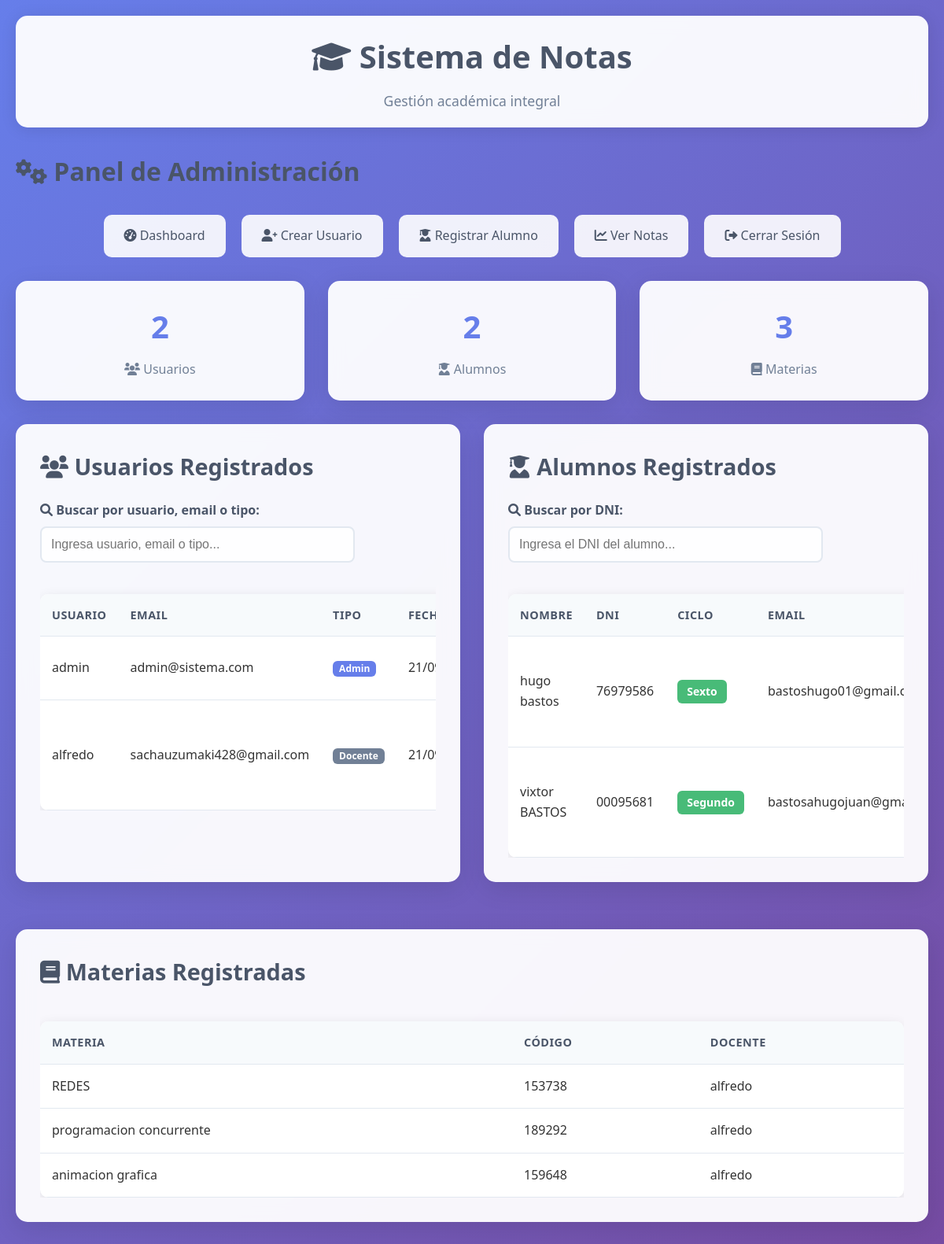
Before: /admin/dashboard (signed in) with the older database file.
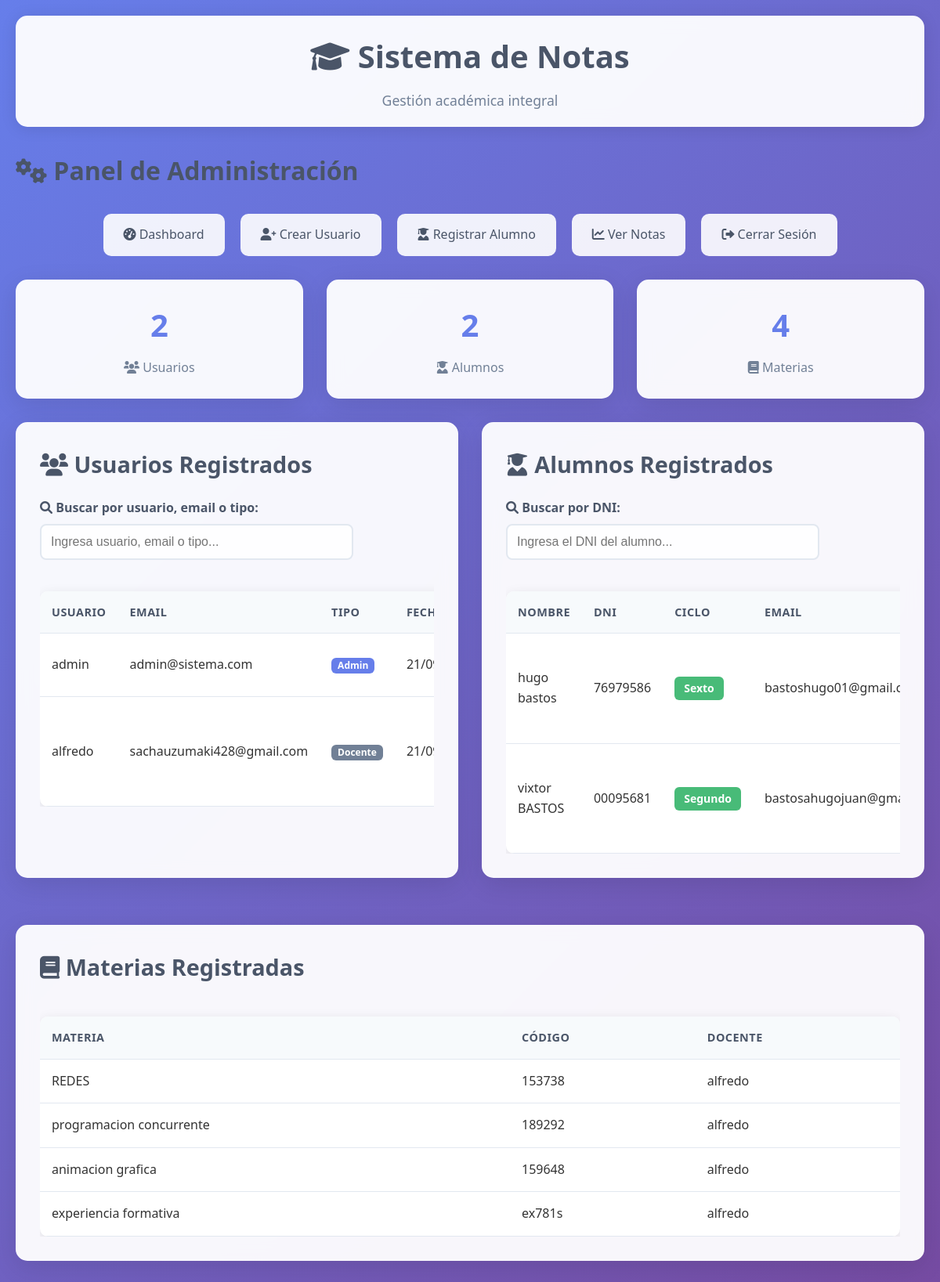
After: the same page with the newer database file.
### app.py (models this page shows)
class Usuario(db.Model):
    id = db.Column(db.Integer, primary_key=True)
    username = db.Column(db.String(80), unique=True, nullable=False)
    email = db.Column(db.String(120), unique=True, nullable=False)
    password_hash = db.Column(db.String(120), nullable=False)
    tipo = db.Column(db.String(20), nullable=False)  # 'admin' o 'docente'
    fecha_creacion = db.Column(db.DateTime, default=datetime.utcnow)

class Alumno(db.Model):
    id = db.Column(db.Integer, primary_key=True)
    dni = db.Column(db.String(20), unique=True, nullable=False)
    nombre = db.Column(db.String(100), nullable=False)
    apellido = db.Column(db.String(100), nullable=False)
    email = db.Column(db.String(120))
    telefono = db.Column(db.String(20))
    fecha_nacimiento = db.Column(db.Date)
    ciclo = db.Column(db.String(20), nullable=False)  # primero, segundo, tercero, cuarto, quinto, sexto
    fecha_registro = db.Column(db.DateTime, default=datetime.utcnow)

class Materia(db.Model):
    id = db.Column(db.Integer, primary_key=True)
    nombre = db.Column(db.String(100), nullable=False)
    codigo = db.Column(db.String(20), unique=True, nullable=False)
    docente_id = db.Column(db.Integer, db.ForeignKey('usuario.id'), nullable=False)
    docente = db.relationship('Usuario', backref=db.backref('materias', lazy=True))

### app.py (the view)
@app.route('/admin/dashboard')
def admin_dashboard():
    if not session.get('user_id') or session.get('tipo') != 'admin':
        return redirect(url_for('login'))
    usuarios = Usuario.query.all()
    alumnos = Alumno.query.all()
    materias = Materia.query.all()
    return render_template('admin/dashboard.html', usuarios=usuarios, alumnos=alumnos, materias=materias)

### app.py (called while the page is built)
@app.context_processor
def inject_flash_cleanup():
    return dict()

### templates/admin/dashboard.html (shortened to what the changed rows need)
{% extends "base.html" %}
{% block content %}
<div class="dashboard-header">
    <h1 class="dashboard-title"><i class="fas fa-cogs"></i> Panel de Administración</h1>
</div>
<div class="grid grid-3">
    <div class="stats-card">
        <h3>{{ materias|length }}</h3>
        <p><i class="fas fa-book"></i> Materias</p>
    </div>
</div>
<div class="grid grid-2">
    <div class="card">
        <h2><i class="fas fa-users"></i> Usuarios Registrados</h2>
        {% if usuarios %}
        <div class="table-responsive">
            <table class="table">
                <thead>
                    <tr>
                        <th>Usuario</th>
                        <th>Email</th>
                        <th>Tipo</th>
                        <th>Fecha</th>
                    </tr>
                </thead>
                <tbody>
                    {% for usuario in usuarios %}
                    <tr class="usuario-row" data-username="{{ usuario.username }}" data-email="{{ usuario.email }}" data-tipo="{{ usuario.tipo }}">
                        <td>{{ usuario.username }}</td>
                        <td>{{ usuario.email }}</td>
                        <td>
                            <span class="badge badge-{{ 'primary' if usuario.tipo == 'admin' else 'secondary' }}">
                                {{ usuario.tipo.title() }}
                            </span>
                        </td>
                        <td>{{ usuario.fecha_creacion.strftime('%d/%m/%Y') }}</td>
                    </tr>
                    {% endfor %}
                </tbody>
            </table>
        </div>
        {% else %}
        <div class="alert alert-info">
            <i class="fas fa-info-circle"></i>
            No hay usuarios registrados.
        </div>
        {% endif %}
    </div>
    <div class="card">
        <h2><i class="fas fa-user-graduate"></i> Alumnos Registrados</h2>
        {% if alumnos %}
        <div class="table-responsive">
            <table class="table">
                <thead>
                    <tr>
                        <th>Nombre</th>
                        <th>DNI</th>
                        <th>Ciclo</th>
                        <th>Email</th>
                    </tr>
                </thead>
                <tbody>
                    {% for alumno in alumnos %}
                    <tr class="alumno-row" data-dni="{{ alumno.dni }}" data-nombre="{{ alumno.nombre }} {{ alumno.apellido }}">
                        <td>{{ alumno.nombre }} {{ alumno.apellido }}</td>
                        <td>{{ alumno.dni }}</td>
                        <td>
                            <span class="badge badge-success" style="font-size: 14px; padding: 8px 12px;">
                                {{ alumno.ciclo.title() if alumno.ciclo else 'Sin ciclo' }}
                            </span>
                        </td>
                        <td>{{ alumno.email or '-' }}</td>
                    </tr>
                    {% endfor %}
                </tbody>
            </table>
        </div>
        {% else %}
        <div class="alert alert-info">
            <i class="fas fa-info-circle"></i>
            No hay alumnos registrados.
        </div>
        {% endif %}
    </div>
</div>
<div class="card">
    <h2><i class="fas fa-book"></i> Materias Registradas</h2>
    {% if materias %}
    <div class="table-responsive">
        <table class="table">
            <thead>
                <tr>
                    <th>Materia</th>
                    <th>Código</th>
                    <th>Docente</th>
                </tr>
            </thead>
            <tbody>
                {% for materia in materias %}
                <tr>
                    <td>{{ materia.nombre }}</td>
                    <td>{{ materia.codigo }}</td>
                    <td>{{ materia.docente.username }}</td>
                </tr>
                {% endfor %}
            </tbody>
        </table>
    </div>
    {% else %}
    <div class="alert alert-info">
        <i class="fas fa-info-circle"></i>
        No hay materias registradas.
    </div>
    {% endif %}
</div>
{% endblock %}

Changed rows visible on the page:
added Materia: nombre "experiencia formativa", codigo "ex781s", docente.username "alfredo"
Other visible differences:
{{ materias|length }}: "3" → "4"
